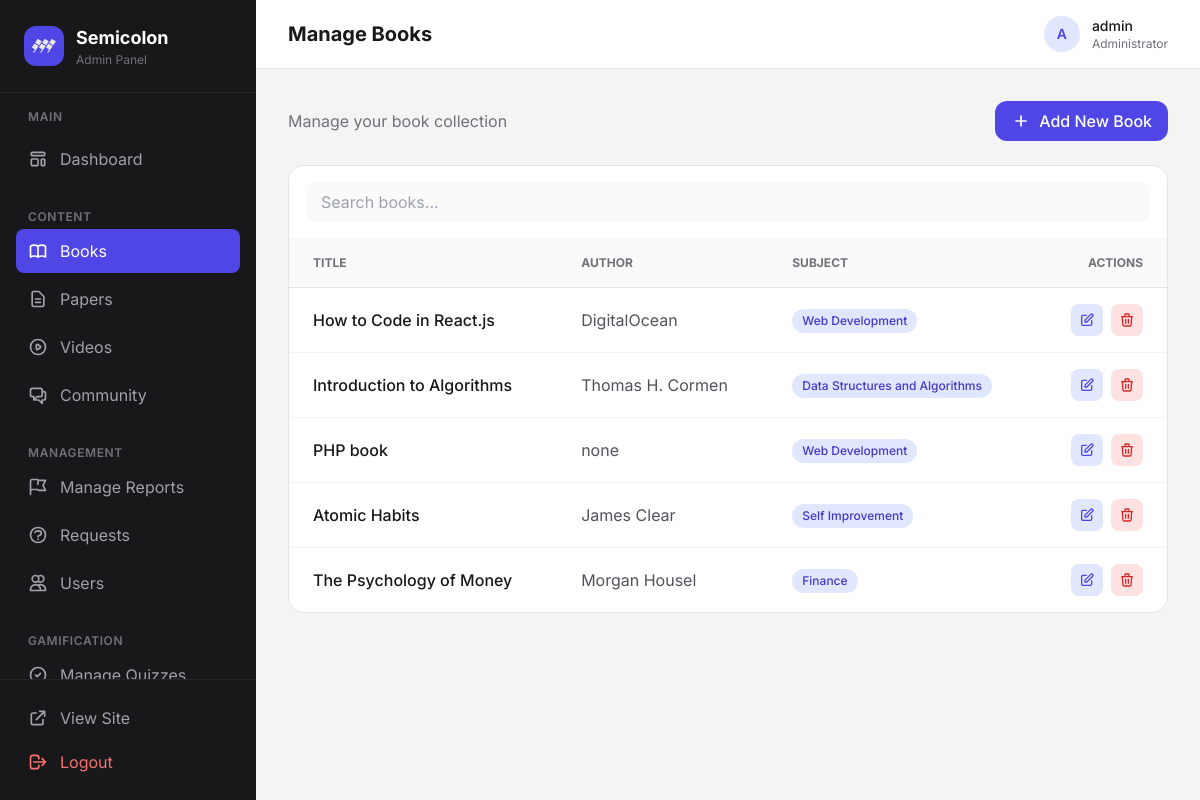
The app's page /admin/books.php (signed in) with its own data.
### tables this page shows
CREATE TABLE `books` (
  `id` int(11) NOT NULL,
  `title` varchar(255) NOT NULL,
  `author` varchar(255) NOT NULL,
  `description` text DEFAULT NULL,
  `subject` varchar(255) DEFAULT NULL,
  `difficulty` varchar(255) DEFAULT NULL,
  `private_path` varchar(255) DEFAULT NULL,
  `cover_image` varchar(255) DEFAULT NULL,
  `slug` varchar(255) DEFAULT NULL,
  `token` varchar(255) DEFAULT NULL,
  `created_at` timestamp NOT NULL DEFAULT current_timestamp(),
  `file_data` longblob DEFAULT NULL,
  `file_type` varchar(100) DEFAULT NULL,
  `file_name` varchar(255) DEFAULT NULL
);

### includes/functions.php (called while the page is built, shortened)
<?php
require_once __DIR__ . '/db.php';
function get_books($subject = null, $semester = null)
{
    global $conn;
    $sql = "SELECT * FROM books WHERE 1=1";
    $stmt = $conn->prepare($sql);
    $types = '';
    $stmt->execute();
    $result = $stmt->get_result();
    $books = [];
    if ($result->num_rows > 0) {
        while ($row = $result->fetch_assoc()) {
            $books[] = $row;
        }
    }
    return $books;
}
?>

### admin/books.php (the view, shortened to what this page needs)
<?php
require_once '../includes/db.php';
require_once '../includes/functions.php';
$books = get_books();
$showForm = isset($_GET['add']);
include 'header.php';
?>
<div class="flex justify-between items-center mb-6">
    <p class="text-zinc-500">Manage your book collection</p>
    <?php if (!$showForm): ?>
        <a href="books.php?add=1" class="inline-flex items-center gap-2 px-4 py-2 bg-indigo-600 text-white rounded-xl font-medium hover:bg-indigo-700 transition">
            <svg xmlns="http://www.w3.org/2000/svg" class="h-5 w-5" fill="none" viewBox="0 0 24 24" stroke="currentColor" stroke-width="2">
                <path stroke-linecap="round" stroke-linejoin="round" d="M12 6v6m0 0v6m0-6h6m-6 0H6" />
            </svg>
            Add New Book
        </a>
    <?php else: ?>
        <a href="books.php" class="inline-flex items-center gap-2 px-4 py-2 border border-zinc-200 text-zinc-700 rounded-xl font-medium hover:bg-zinc-50 transition">
            Cancel
        </a>
    <?php endif; ?>
</div>
<div class="bg-white rounded-2xl border border-zinc-200 overflow-hidden">
    <div class="p-4 border-b border-zinc-100">
        <input type="text" id="searchInput" onkeyup="searchBooks()" placeholder="Search books..."
            class="w-full px-4 py-2 bg-zinc-50 border-0 rounded-xl focus:ring-2 focus:ring-indigo-500">
    </div>
    <div class="overflow-x-auto">
        <table id="booksTable" class="w-full">
            <thead>
                <tr class="bg-zinc-50 border-b border-zinc-200 text-xs uppercase text-zinc-500 font-semibold">
                    <th class="px-6 py-4 text-left">Title</th>
                    <th class="px-6 py-4 text-left">Author</th>
                    <th class="px-6 py-4 text-left">Subject</th>
                    <th class="px-6 py-4 text-right">Actions</th>
                </tr>
            </thead>
            <tbody class="divide-y divide-zinc-100">
                <?php if (empty($books)): ?>
                    <tr>
                        <td colspan="4" class="px-6 py-12 text-center text-zinc-500">No books found.</td>
                    </tr>
                <?php else: ?>
                    <?php foreach ($books as $book): ?>
                        <tr class="hover:bg-zinc-50 transition">
                            <td class="px-6 py-4 font-medium text-zinc-900"><?php echo htmlspecialchars($book['title']); ?></td>
                            <td class="px-6 py-4 text-zinc-600"><?php echo htmlspecialchars($book['author']); ?></td>
                            <td class="px-6 py-4">
                                <span class="inline-flex px-2.5 py-1 bg-indigo-100 text-indigo-700 rounded-full text-xs font-medium">
                                    <?php echo htmlspecialchars($book['subject']); ?>
                                </span>
                            </td>
                            <td class="px-6 py-4">
                                <div class="flex items-center justify-end gap-2">
                                    <a href="edit_book.php?id=<?php echo $book['id']; ?>" class="p-2 bg-indigo-100 text-indigo-600 rounded-lg hover:bg-indigo-200 transition">
                                        <svg xmlns="http://www.w3.org/2000/svg" class="h-4 w-4" fill="none" viewBox="0 0 24 24" stroke="currentColor" stroke-width="2">
                                            <path stroke-linecap="round" stroke-linejoin="round" d="M11 5H6a2 2 0 00-2 2v11a2 2 0 002 2h11a2 2 0 002-2v-5m-1.414-9.414a2 2 0 112.828 2.828L11.828 15H9v-2.828l8.586-8.586z" />
                                        </svg>
                                    </a>
                                    <form action="books.php" method="post" class="inline" onsubmit="return confirm('Delete this book?');">
                                        <button type="submit" class="p-2 bg-red-100 text-red-600 rounded-lg hover:bg-red-200 transition">
                                            <svg xmlns="http://www.w3.org/2000/svg" class="h-4 w-4" fill="none" viewBox="0 0 24 24" stroke="currentColor" stroke-width="2">
                                                <path stroke-linecap="round" stroke-linejoin="round" d="M19 7l-.867 12.142A2 2 0 0116.138 21H7.862a2 2 0 01-1.995-1.858L5 7m5 4v6m4-6v6m1-10V4a1 1 0 00-1-1h-4a1 1 0 00-1 1v3M4 7h16" />
                                            </svg>
                                        </button>
                                    </form>
                                </div>
                            </td>
                        </tr>
                    <?php endforeach; ?>
                <?php endif; ?>
            </tbody>
        </table>
    </div>
</div>
<?php include 'footer.php'; ?>

### admin/assets/css/index.css (style rules this page uses)
:root { --drab-dark-brown: #363020; --walnut-brown: #605c4e; --ecru: #a49966; --sage: #c7c7a6; --white: #ffffff; }

### records on screen
books: title "How to Code in React.js", author "DigitalOcean", subject "Web Development"
books: title "Introduction to Algorithms", author "Thomas H. Cormen", subject "Data Structures and Algorithms"
books: title "PHP book", author "none", subject "Web Development"
books: title "Atomic Habits", author "James Clear", subject "Self Improvement"
books: title "The Psychology of Money", author "Morgan Housel", subject "Finance"

### other values on screen
$titles[$current_page] "Manage Books"
substr($_SESSION['username'] ?? 'A', 0, 1) "A"
$_SESSION['username'] "admin"
